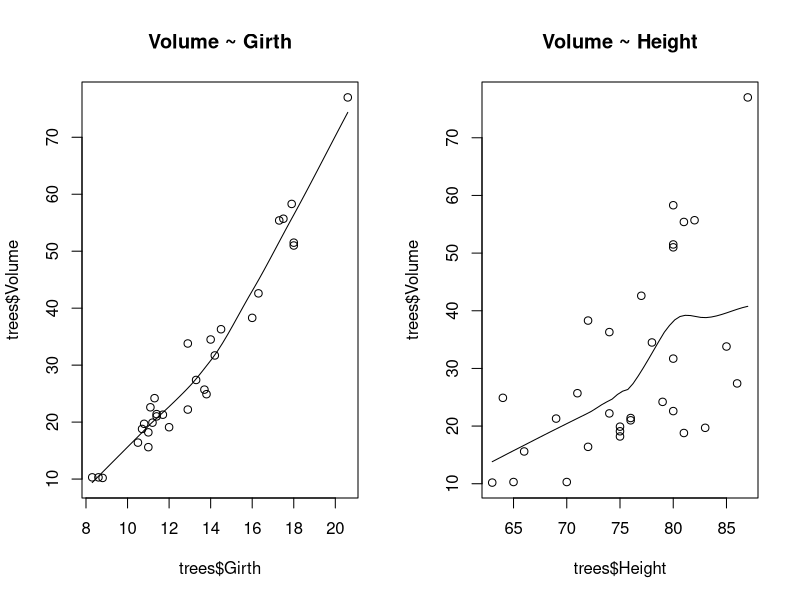
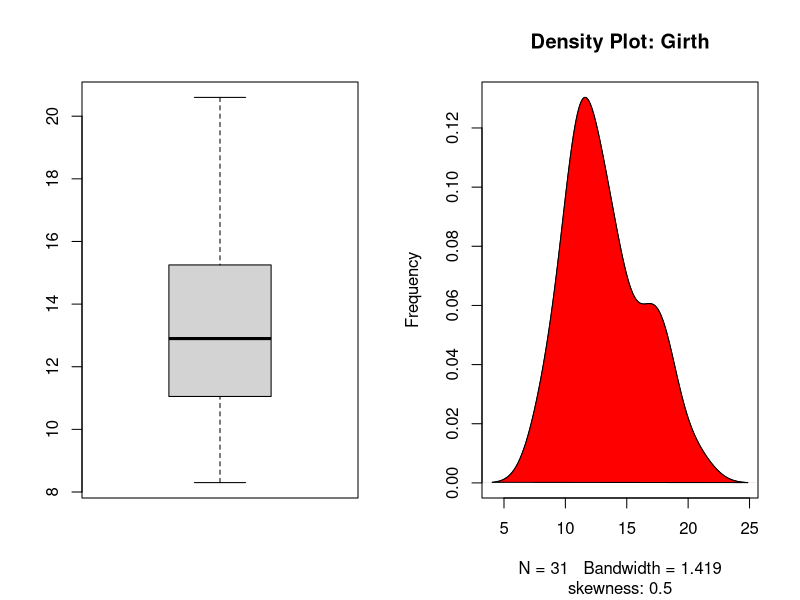
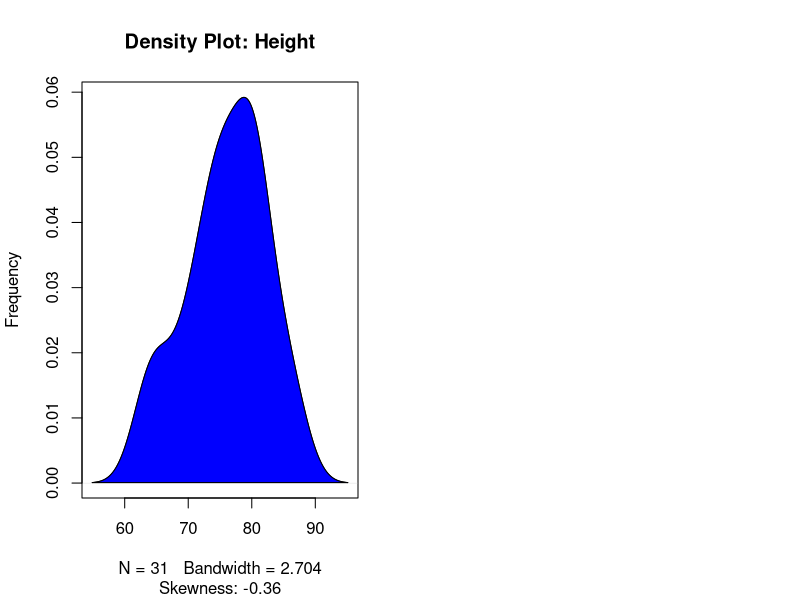
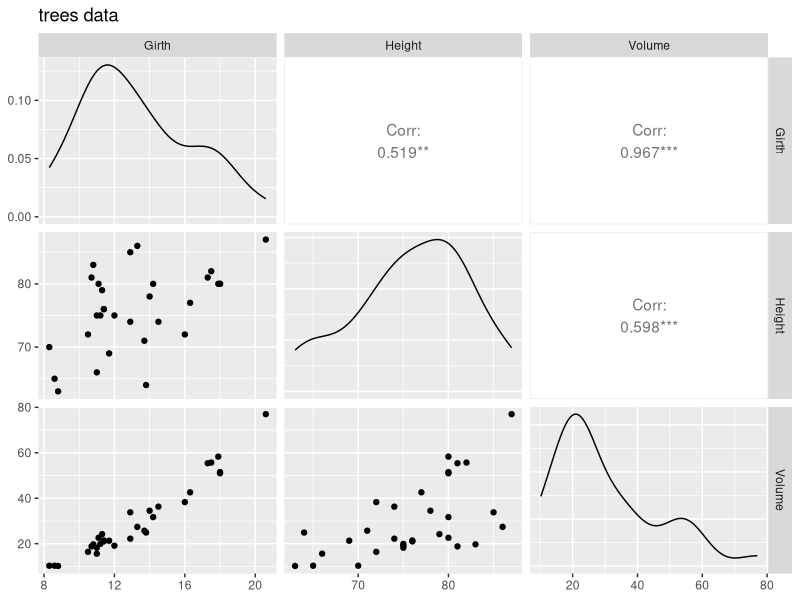

Write the R code that produced these figures, in order.
data(trees)
?trees

str(trees)

par(mfrow=c(1,2))

scatter.smooth(x=trees$Girth,
               y=trees$Volume,
               main="Volume ~ Girth")
scatter.smooth(x=trees$Height,y=trees$Volume,main="Volume ~ Height")


#density plots
install.packages("e1071")
library(e1071)

p=boxplot(trees$Girth)
density(trees$Girth)
plot(density(trees$Girth), main="Density Plot: Girth", ylab="Frequency",sub=paste("skewness:",round(e1071::skewness(trees$Girth),2)))
polygon(density(trees$Girth), col="red")

plot(density(trees$Height), main="Density Plot: Height", ylab="Frequency", sub=paste("Skewness:", round(e1071::skewness(trees$Height), 2)))  # density plot for 'Height'
polygon(density(trees$Height), col="blue")


install.packages("GGally")
library(GGally)
ggpairs(data=trees, columns=1:3, title="trees data")

m1=lm(Volume ~ Girth, data = trees)
m1

summary(m1)
AIC(m1)
BIC(m1)

m2=lm(Volume ~ Height, data = trees)
summary(m2)
AIC(m2)
BIC(m2)
